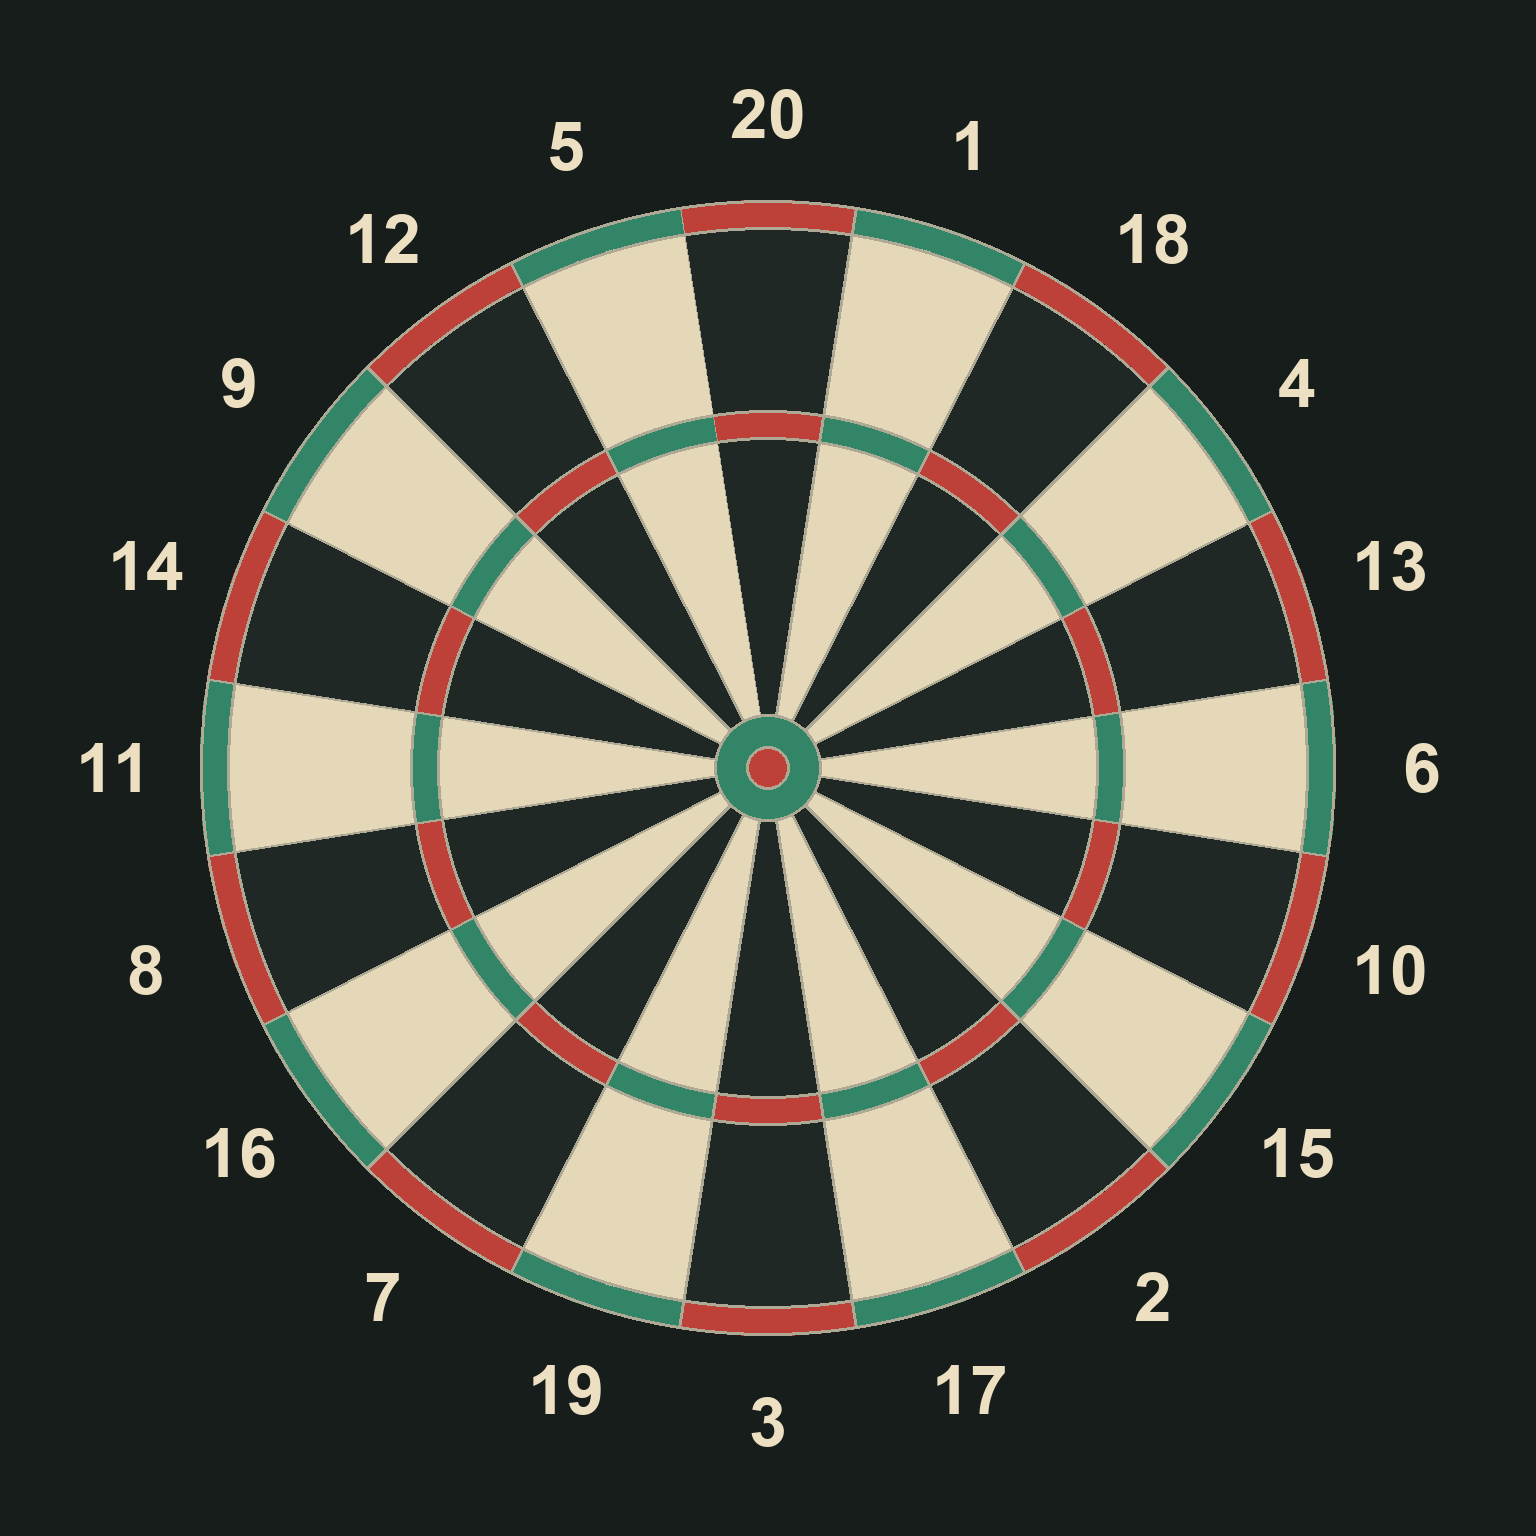

This figure's Python source:
"""Generate regulation board artwork in the same metres used by game scoring."""
from pathlib import Path
import math
from PIL import Image, ImageDraw, ImageFont

SIDE = 1536
SCALE = SIDE / .46
image = Image.new("RGB", (SIDE, SIDE), "#161d1a")
draw = ImageDraw.Draw(image)
center = SIDE / 2
segments = [20, 1, 18, 4, 13, 6, 10, 15, 2, 17, 3, 19, 7, 16, 8, 11, 14, 9, 12, 5]

def xy(radius, angle):
    return center + math.sin(angle) * radius * SCALE, center - math.cos(angle) * radius * SCALE

def wedge(inner, outer, start, end, color):
    steps = 20
    points = [xy(outer, start + (end-start)*i/steps) for i in range(steps+1)]
    points += [xy(inner, end - (end-start)*i/steps) for i in range(steps+1)]
    draw.polygon(points, fill=color)

try:
    font = ImageFont.truetype("/System/Library/Fonts/Supplemental/Arial Bold.ttf", 68)
except OSError:
    font = ImageFont.load_default(size=68)
for i, number in enumerate(segments):
    angle = i * math.pi / 10
    a, b = angle - math.pi/20, angle + math.pi/20
    single = "#202825" if i % 2 == 0 else "#e5d8b9"
    ring = "#bd4139" if i % 2 == 0 else "#328567"
    for inner, outer, color in [(.0159,.099,single),(.099,.107,ring),(.107,.162,single),(.162,.170,ring)]:
        wedge(inner, outer, a, b, color)
    draw.line([xy(.0159,a),xy(.170,a)], fill="#aea995", width=3)
    draw.text(xy(.196, angle), str(number), font=font, anchor="mm", fill="#ecdfc2")
for r in [.170, .162, .107, .099]:
    v = r*SCALE
    draw.ellipse((center-v, center-v, center+v, center+v), outline="#aea995", width=3)
for r,c in [(.0159, "#328567"), (.00635, "#bd4139")]:
    v = r*SCALE
    draw.ellipse((center-v, center-v, center+v, center+v), fill=c, outline="#aea995", width=3)
out = Path(__file__).parent / "board.png"
image.save(out, optimize=True)
print(out)
